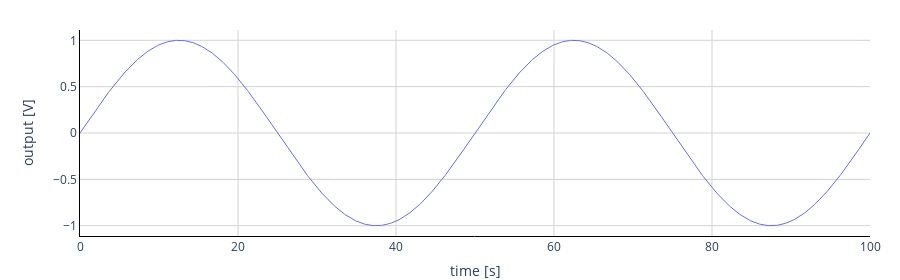

Notebook cell for this chart:
### Code cell
plot_result(result)

### Figure 1 — Plotly figure (JSON) as saved in the notebook; plotly's stock layout.template omitted (floating-point values rounded to 4 significant figures; data arrays with more than 128 entries replaced by an {"elided": "..."} marker saying what was removed)
{"data": [{"line": {"color": "#636efa", "width": 1}, "marker": {"color": "#636efa", "size": 5}, "name": "output", "type": "scatter", "x": {"elided": "1001 float values"}, "xaxis": "x", "y": {"elided": "1001 float values"}, "yaxis": "y"}], "layout": {"height": 280, "margin": {"b": 0, "r": 30, "t": 30}, "plot_bgcolor": "rgba(0,0,0,0)", "showlegend": false, "xaxis": {"anchor": "y", "domain": [0, 1], "gridcolor": "LightGrey", "gridwidth": 1, "linecolor": "black", "range": [0, 100], "showgrid": true, "showline": true, "ticklen": 0, "title": {"text": "time [s]"}, "zerolinecolor": "LightGrey", "zerolinewidth": 1}, "yaxis": {"anchor": "x", "domain": [0, 1], "gridcolor": "LightGrey", "gridwidth": 1, "linecolor": "black", "showgrid": true, "showline": true, "ticklen": 0, "title": {"text": "output [V]"}, "zerolinecolor": "LightGrey", "zerolinewidth": 1}}}
